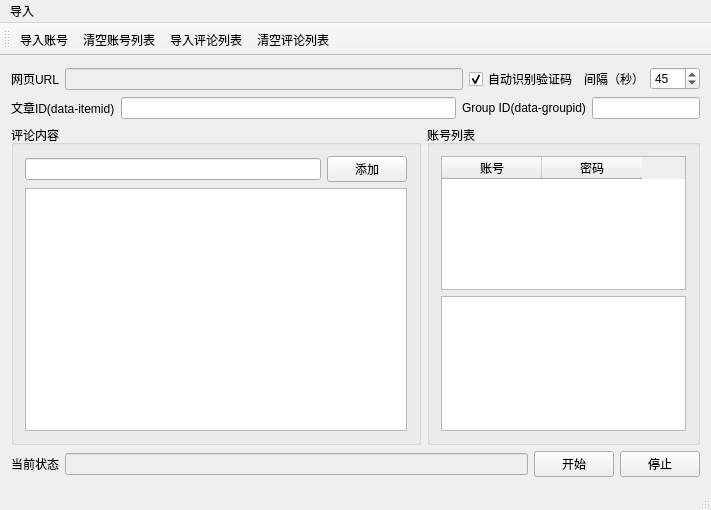
<?xml version="1.0" encoding="UTF-8"?>
<ui version="4.0">
 <class>autobots_toutiaoClass</class>
 <widget class="QMainWindow" name="autobots_toutiaoClass">
  <property name="geometry">
   <rect>
    <x>0</x>
    <y>0</y>
    <width>711</width>
    <height>510</height>
   </rect>
  </property>
  <property name="windowTitle">
   <string>今日头条发帖</string>
  </property>
  <widget class="QWidget" name="centralWidget">
   <layout class="QGridLayout" name="gridLayout_4">
    <item row="0" column="0" colspan="2">
     <layout class="QHBoxLayout" name="horizontalLayout_3">
      <item>
       <widget class="QLabel" name="label_3">
        <property name="text">
         <string>网页URL</string>
        </property>
       </widget>
      </item>
      <item>
       <widget class="QLineEdit" name="lineEdit_url">
        <property name="enabled">
         <bool>false</bool>
        </property>
       </widget>
      </item>
      <item>
       <widget class="QCheckBox" name="checkBox_code_online">
        <property name="text">
         <string>自动识别验证码</string>
        </property>
        <property name="checked">
         <bool>true</bool>
        </property>
       </widget>
      </item>
     </layout>
    </item>
    <item row="0" column="2">
     <layout class="QHBoxLayout" name="horizontalLayout_8">
      <item>
       <widget class="QLabel" name="label_5">
        <property name="text">
         <string>间隔（秒）</string>
        </property>
       </widget>
      </item>
      <item>
       <widget class="QSpinBox" name="spinBox_interval">
        <property name="minimum">
         <number>5</number>
        </property>
        <property name="maximum">
         <number>600</number>
        </property>
        <property name="singleStep">
         <number>5</number>
        </property>
        <property name="value">
         <number>45</number>
        </property>
       </widget>
      </item>
     </layout>
    </item>
    <item row="1" column="0">
     <layout class="QHBoxLayout" name="horizontalLayout_2">
      <item>
       <widget class="QLabel" name="label_2">
        <property name="text">
         <string>文章ID(data-itemid)</string>
        </property>
       </widget>
      </item>
      <item>
       <widget class="QLineEdit" name="lineEdit_page_id">
        <property name="enabled">
         <bool>true</bool>
        </property>
        <property name="text">
         <string/>
        </property>
       </widget>
      </item>
     </layout>
    </item>
    <item row="1" column="1" colspan="2">
     <layout class="QHBoxLayout" name="horizontalLayout_4">
      <item>
       <widget class="QLabel" name="label_4">
        <property name="text">
         <string>Group ID(data-groupid)</string>
        </property>
       </widget>
      </item>
      <item>
       <widget class="QLineEdit" name="lineEdit_comment_group">
        <property name="enabled">
         <bool>true</bool>
        </property>
       </widget>
      </item>
     </layout>
    </item>
    <item row="2" column="0" colspan="3">
     <layout class="QHBoxLayout" name="horizontalLayout_6">
      <item>
       <widget class="QGroupBox" name="groupBox">
        <property name="sizePolicy">
         <sizepolicy hsizetype="Preferred" vsizetype="Preferred">
          <horstretch>6</horstretch>
          <verstretch>0</verstretch>
         </sizepolicy>
        </property>
        <property name="title">
         <string>评论内容</string>
        </property>
        <layout class="QGridLayout" name="gridLayout">
         <item row="0" column="0">
          <layout class="QHBoxLayout" name="horizontalLayout_7">
           <item>
            <widget class="QLineEdit" name="lineEdit_comment_id"/>
           </item>
           <item>
            <widget class="QPushButton" name="pushButton_add_comment_id">
             <property name="text">
              <string>添加</string>
             </property>
            </widget>
           </item>
          </layout>
         </item>
         <item row="1" column="0">
          <widget class="QListWidget" name="listWidget_comment_id">
           <property name="sizePolicy">
            <sizepolicy hsizetype="Expanding" vsizetype="Expanding">
             <horstretch>2</horstretch>
             <verstretch>0</verstretch>
            </sizepolicy>
           </property>
          </widget>
         </item>
        </layout>
       </widget>
      </item>
      <item>
       <widget class="QGroupBox" name="groupBox_2">
        <property name="sizePolicy">
         <sizepolicy hsizetype="Preferred" vsizetype="Preferred">
          <horstretch>4</horstretch>
          <verstretch>0</verstretch>
         </sizepolicy>
        </property>
        <property name="title">
         <string>账号列表</string>
        </property>
        <layout class="QGridLayout" name="gridLayout_2">
         <item row="0" column="0">
          <widget class="QTableWidget" name="tableWidget_account_id">
           <column>
            <property name="text">
             <string>账号</string>
            </property>
           </column>
           <column>
            <property name="text">
             <string>密码</string>
            </property>
           </column>
          </widget>
         </item>
         <item row="1" column="0">
          <widget class="QTextBrowser" name="textBrowser_commentid"/>
         </item>
        </layout>
       </widget>
      </item>
     </layout>
    </item>
    <item row="3" column="0" colspan="3">
     <layout class="QHBoxLayout" name="horizontalLayout">
      <item>
       <layout class="QGridLayout" name="gridLayout_3">
        <item row="0" column="0">
         <widget class="QLabel" name="label_1">
          <property name="text">
           <string>当前状态</string>
          </property>
         </widget>
        </item>
        <item row="0" column="1">
         <widget class="QLineEdit" name="lineEdit_msg">
          <property name="enabled">
           <bool>false</bool>
          </property>
         </widget>
        </item>
       </layout>
      </item>
      <item>
       <layout class="QHBoxLayout" name="horizontalLayout_5">
        <item>
         <widget class="QPushButton" name="pushButton_start">
          <property name="text">
           <string>开始</string>
          </property>
         </widget>
        </item>
        <item>
         <widget class="QPushButton" name="pushButton_pause">
          <property name="text">
           <string>停止</string>
          </property>
         </widget>
        </item>
       </layout>
      </item>
     </layout>
    </item>
   </layout>
  </widget>
  <widget class="QMenuBar" name="menuBar">
   <property name="geometry">
    <rect>
     <x>0</x>
     <y>0</y>
     <width>711</width>
     <height>23</height>
    </rect>
   </property>
   <widget class="QMenu" name="menu">
    <property name="title">
     <string>导入</string>
    </property>
    <addaction name="action_from_txt"/>
    <addaction name="action_clear_accounts"/>
    <addaction name="action_import_commentid"/>
    <addaction name="action_clear_comments"/>
   </widget>
   <addaction name="menu"/>
  </widget>
  <widget class="QToolBar" name="mainToolBar">
   <attribute name="toolBarArea">
    <enum>TopToolBarArea</enum>
   </attribute>
   <attribute name="toolBarBreak">
    <bool>false</bool>
   </attribute>
   <addaction name="action_from_txt"/>
   <addaction name="action_clear_accounts"/>
   <addaction name="action_import_commentid"/>
   <addaction name="action_clear_comments"/>
  </widget>
  <widget class="QStatusBar" name="statusBar"/>
  <action name="action_from_txt">
   <property name="text">
    <string>导入账号</string>
   </property>
   <property name="toolTip">
    <string>txt文本</string>
   </property>
  </action>
  <action name="action_import_commentid">
   <property name="text">
    <string>导入评论列表</string>
   </property>
  </action>
  <action name="action_clear_comments">
   <property name="text">
    <string>清空评论列表</string>
   </property>
  </action>
  <action name="action_clear_accounts">
   <property name="text">
    <string>清空账号列表</string>
   </property>
  </action>
 </widget>
 <layoutdefault spacing="6" margin="11"/>
 <resources>
  <include location="autobots_toutiao.qrc"/>
 </resources>
 <connections/>
</ui>
